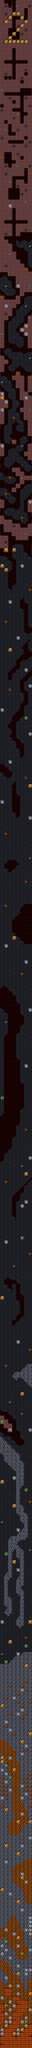

Rendered tile map (Tiled .tmx) drawn with the repository's tilesets; below, a short description and the map source with its tile grids summarised:
An orthogonal 8x512 tile map with 32x32 px tiles, 1 tile layer (Tile Layer 1).

<map version="1.10" tiledversion="1.11.0" orientation="orthogonal" renderorder="right-down" width="8" height="512" tilewidth="32" tileheight="32" infinite="0" nextlayerid="4" nextobjectid="1">
 <tileset firstgid="1" source="tileset.tsx" />
 <layer id="1" name="Tile Layer 1" width="8" height="512">
  <data>[4096 cells, 4096 non-empty, 61 distinct tile ids]</data>
 </layer>
</map>
